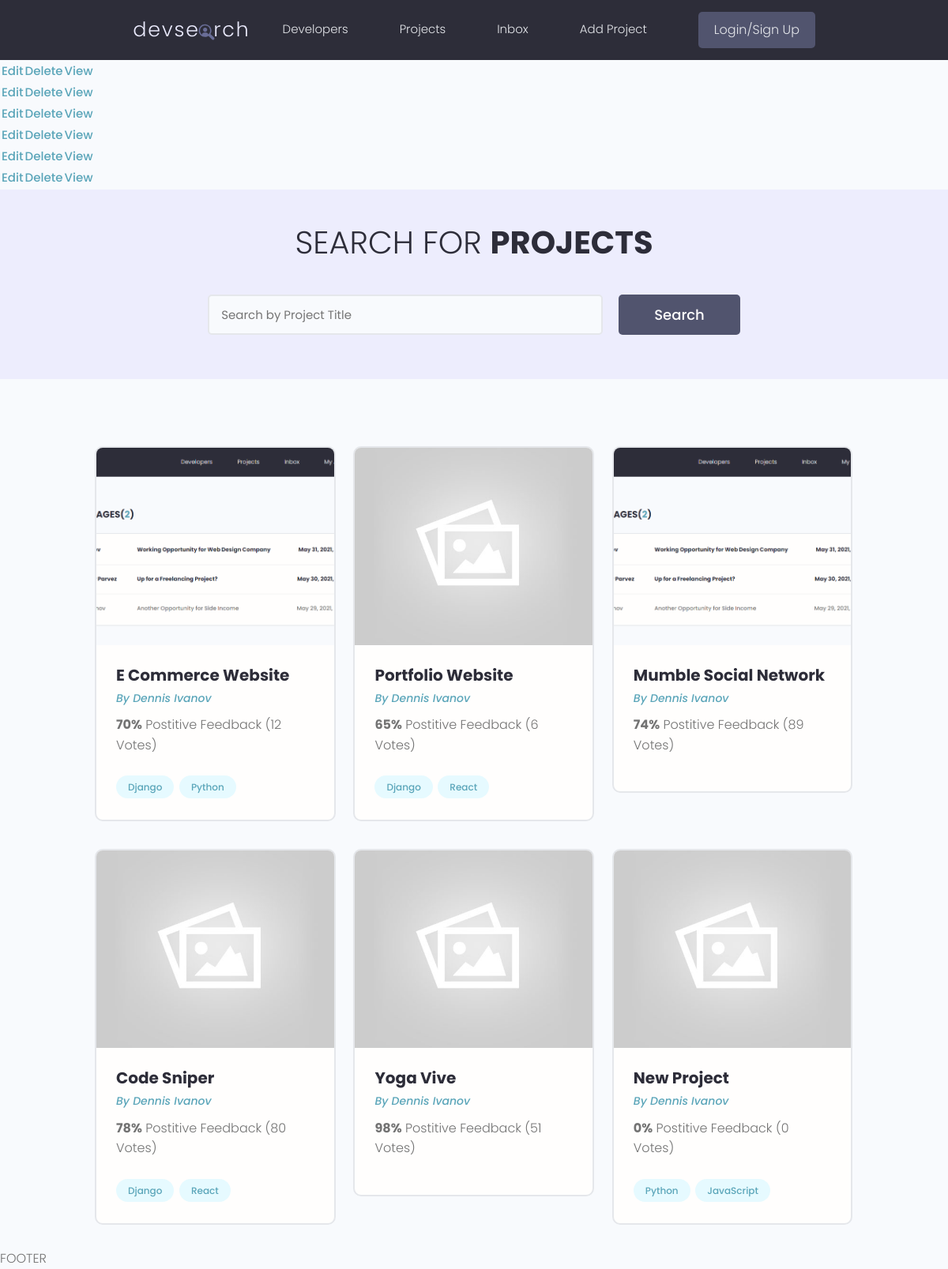
Before: / with the older database file.
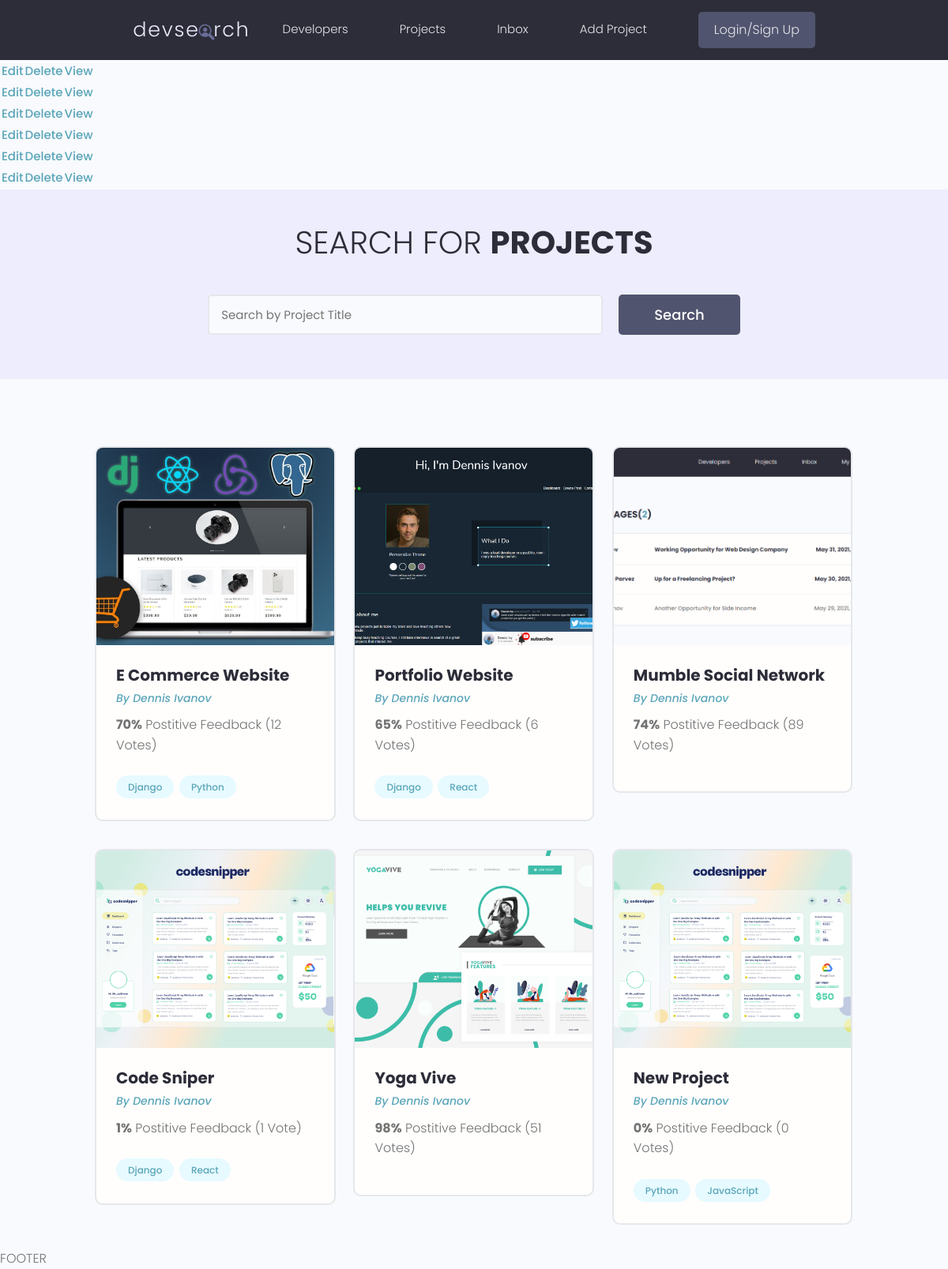
After: the same page with the newer database file.
### projects/models.py (models this page shows, shortened)
class Project(models.Model):
    title = models.CharField(max_length=200)
    description = models.TextField(null=True, blank=True)  # not required field
    featured_image = models.ImageField(null=True, blank=True, default = 'default.jpg')
    demo_link = models.CharField(max_length=1000, null=True, blank=True)
    source_link = models.CharField(max_length=2000, null=True, blank=True)
    tags = models.ManyToManyField('Tag', blank=True)
    vote_total = models.IntegerField(default=0, null=True, blank=True)
    vote_ratio = models.IntegerField(default=0, null=True, blank=True)
    created = models.DateTimeField(auto_now_add=True)
    id = models.UUIDField(default=uuid4, unique=True,
                          primary_key=True, editable=False)

class Tag(models.Model):
    name = models.CharField(max_length=200)
    created = models.DateTimeField(auto_now_add=True)
    id = models.UUIDField(default=uuid4, unique=True,
                          primary_key=True, editable=False)
    def __str__(self):
        return self.name

### projects/views.py (the view)
# urls.py: path('', include('projects.urls')),
def projects(request):
    projects = Project.objects.all()
    context = {'projects': projects}
    return render(request, 'projects/projects.html', context)

### projects/templates/projects/projects.html (shortened to what this page needs)
{% extends 'main.html' %} {% block content %}
<table>
  {% for project in projects%}
  <tr>
    <td><a href="{% url 'update-project' project.id %}">Edit</a></td>
    <td><a href="{% url 'delete-project' project.id %}">Delete</a></td>
    <td><a href="{% url 'project' project.id %}">View</a></td>
  </tr>
  {% endfor %}
</table>
<main class="projects">
  <section class="hero-section text-center">
    <div class="container container--narrow">
      <div class="hero-section__box">
        <h2>Search for <span>Projects</span></h2>
      </div>
      <div class="hero-section__search">
        <form class="form" action="#" method="get">
          <div class="form__field">
            <input
              class="input input--text"
              id="formInput#search"
              type="text"
              name="text"
              placeholder="Search by Project Title"
            />
          </div>
          <input class="btn btn--sub btn--lg" type="submit" value="Search" />
        </form>
      </div>
    </div>
  </section>
  <section class="projectsList">
    <div class="container">
      <div class="grid grid--three">
        {% for project in projects%}
        <div class="column">
          <div class="card project">
            <a href="{% url 'project' project.id %}" class="project">
              <img
                class="project__thumbnail"
                src="{{project.featured_image.url}}"
                alt="project thumbnail"
              />
              <div class="card__body">
                <h3 class="project__title">{{project.title}}</h3>
                <p>
                  <a
                    class="project__author"
                    href="{% url 'project' project.id %}"
                    >By Dennis Ivanov</a
                  >
                </p>
                <p class="project--rating">
                  <span style="font-weight: bold">{{project.vote_ratio}}%</span>
                  Postitive Feedback ({{project.vote_total}} Vote{{project.vote_total | pluralize:"s"}})
                </p>
                <div class="project__tags">
                  {% for tag in project.tags.all %}
                  <span class="tag tag--pill tag--main">
                    <small>{{tag}}</small>
                  </span>
                  {% endfor %}
                </div>
              </div>
            </a>
          </div>
        </div>
        {% endfor %}
      </div>
    </div>
  </section>
</main>
{% endblock content %}

### templates/main.html (shortened to what this page needs)
<html lang="en">
{% load static %}
<head>
    <link rel="stylesheet" href="https://cdn.iconmonstr.com/1.3.0/css/iconmonstr-iconic-font.min.css" />
    <link rel="stylesheet" href="{% static 'uikit/styles/uikit.css' %}" />
    <link rel="stylesheet" href="{% static 'styles/app.css' %}" />
</head>
<body>
    {% include 'navbar.html'%}
    {% block content %}
    {% endblock content %}
    <p>FOOTER</p>
</body>
</html>

### templates/navbar.html (shortened to what this page needs)
{% load static %}
 <header class="header">
    <div class="container container--narrow">
      <a href="{% url 'projects' %}" class="header__logo">
        <img src="{% static 'images/logo.svg' %}" alt="DevSearch Logo" />
      </a>
      <nav class="header__nav">
        <ul class="header__menu">
          <li class="header__menuItem"><a href="">Developers</a></li>
          <li class="header__menuItem"><a href="">Projects</a></li>
          <li class="header__menuItem"><a href="">Inbox</a></li>
          <li class="header__menuItem"><a href="{% url 'create-project' %}">Add Project</a></li>
          <li class="header__menuItem"><a href="" class="btn btn--sub">Login/Sign Up</a></li>
        </ul>
      </nav>
    </div>
  </header>

### static/styles/app.css (style rules this page uses)
:root { --color-sub: #2d2d39; }
.btn--sub { background-color: var(--color-sub-light); }
.card { border: 2px solid var(--color-light); }
img { width: 100%; }
.header { position: sticky; z-index: 111; background-color: var(--color-sub); padding: 1.5rem 0; }
.header > .container { display: flex; justify-content: space-between; align-items: center; }
.header__logo > img { height: 3.8rem; }
.header__nav > ul { display: inline-flex; align-items: center; list-style: none; gap: 6.5rem; }
.header__menuItem > a { color: var(--color-light); font-weight: 300; }
.hero-section { height: 40vh; display: flex; align-items: center; background-color: var(--color-sub); }
.hero-section__box { margin-bottom: 4rem; }
.hero-section__box > h2, .hero-section__box > h2 > span { font-size: 4rem; color: var(--color-light); line-height: 1.3; text-transform: uppercase; }
.hero-section__box > h2 { font-weight: 300; }
.hero-section__box > h2 > span { font-weight: 700; }
.hero-section__search > .form { display: flex; align-items: center; justify-content: center; gap: 2rem; }
.hero-section__search > .form input.input--text { width: 50rem; }
.project__author { font-size: 1.4rem; font-style: italic; }
.project--rating { margin-bottom: 1.6em; margin-top: .5em; }
.projects > .hero-section { background: var(--color-sub-lighter); height: 30vh; }
.projects .hero-section__box { margin-bottom: 2.5rem; }
.projects .hero-section__box > h2 { color: var(--color-sub); }
.projects .hero-section__box > h2 > span { font-weight: 700; color: var(--color-sub); }
.projectsList { margin-top: 8rem; }
.project__thumbnail { height: 25rem; object-fit: cover; object-position: top center; }
.project__title { font-size: 2rem; font-weight: 700; color: var(--color-sub); }

### static/uikit/styles/modules/_variables.css (style rules this page uses)
:root { --color-main: #5aa5b9; --color-main-light: #e6faff; --color-sub: #3f4156; --color-sub-light: #51546e; --color-sub-lighter: #ededfd; --color-text: #737373; --color-gray: #8b8b8b; --color-light: #e5e7eb; --color-light-gray: #767676; --color-bg: #f8fafd; --color-white: #fffefd; --color-white-light: #f3f3f3; --color-success: #359e64; --color-success-bg: #def8e8; --color-error: #fc4b0b; --color-error-bg: #fff2ee; --font-base: 'Poppins', arial, helvetica, 'Segoe UI', roboto, ubuntu, sans-serif; --font-monospace: 'Fira Code', 'Courier New', courier, monospace; --font-regular: 300; --font-medium: 500; --font-bold: 700; --generic-shadow: 1px 1px 5px #00000010; --generic-transition: all 0.3s ease-in-out; }

### static/uikit/styles/modules/_base.css (style rules this page uses)
* { margin: 0; padding: 0; box-sizing: border-box; text-rendering: optimizeLegibility; color: inherit; font-size: inherit; }
html { font-size: 50%; }
@media only screen and (min-width: 480px) { html { font-size: 56.25%; } }
@media only screen and (min-width: 1200px) { html { font-size: 62.5%; } }
body { line-height: 1.6; font-weight: 400; font-size: 1.5rem; color: var(--color-text); background-color: var(--color-bg); min-height: 100vh; }

### static/uikit/styles/modules/_typography.css (style rules this page uses)
* { font-family: var(--font-base); }
h2 { font-size: 3.6rem; font-weight: var(--font-bold); }
h3 { font-size: 3.2rem; font-weight: var(--font-medium); }
p, span, strong { font-size: 1.6rem; color: var(--color-text); font-weight: var(--font-regular); }
a { padding-bottom: 2px; text-decoration: none; display: inline-block; color: var(--color-main); font-weight: var(--font-medium); }

### static/uikit/styles/modules/_utilities.css (style rules this page uses)
.container { width: 92%; max-width: 165rem; margin: 0 auto; box-sizing: border-box; }
.container--narrow { width: 92%; max-width: 120rem; }
@media screen and (min-width: 1000px) { .container { width: 90%; } }
@media screen and (min-width: 1000px) { .container--narrow { width: 85%; } }
@media screen and (min-width: 1200px) { .container { width: 80%; } }
@media screen and (min-width: 1200px) { .container--narrow { width: 72%; } }
.text-center { text-align: center; }

### static/uikit/styles/modules/_button.css (style rules this page uses)
.btn { display: inline-block; position: relative; cursor: pointer; background-color: var(--color-light); font-weight: var(--font-medium); color: var(--color-sub); text-decoration: none; padding: 1rem 2rem; border-radius: 0.5rem; border: none; width: -webkit-fit-content; width: -moz-fit-content; width: fit-content; height: -webkit-fit-content; height: -moz-fit-content; height: fit-content; font-size: 1.6rem; outline-width: 0; outline-color: transparent; -webkit-backface-visibility: hidden; backface-visibility: hidden; transition: all 0.3s ease-in-out; }
.btn--sub { background-color: var(--color-sub); color: var(--color-white); }
.btn--lg { font-size: 1.8rem; padding: 1.2rem 4.5rem; }

Changed rows visible on the page:
changed Project "E Commerce Website": featured_image: a different picture
changed Project "Portfolio Website": featured_image: picture added in place of a placeholder
changed Project "Code Sniper": featured_image: picture added in place of a placeholder; vote_ratio "78" → "1"; vote_total "80" → "1"; vote_total|pluralize "s" → (not shown)
changed Project "Yoga Vive": featured_image: picture added in place of a placeholder
changed Project "New Project": featured_image: picture added in place of a placeholder
